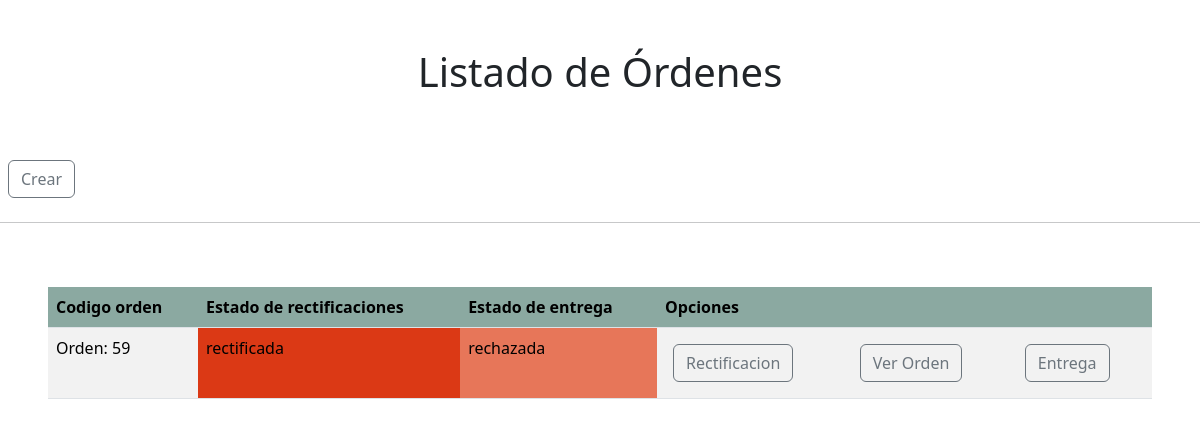
Page /listadoorden on the earlier database version.
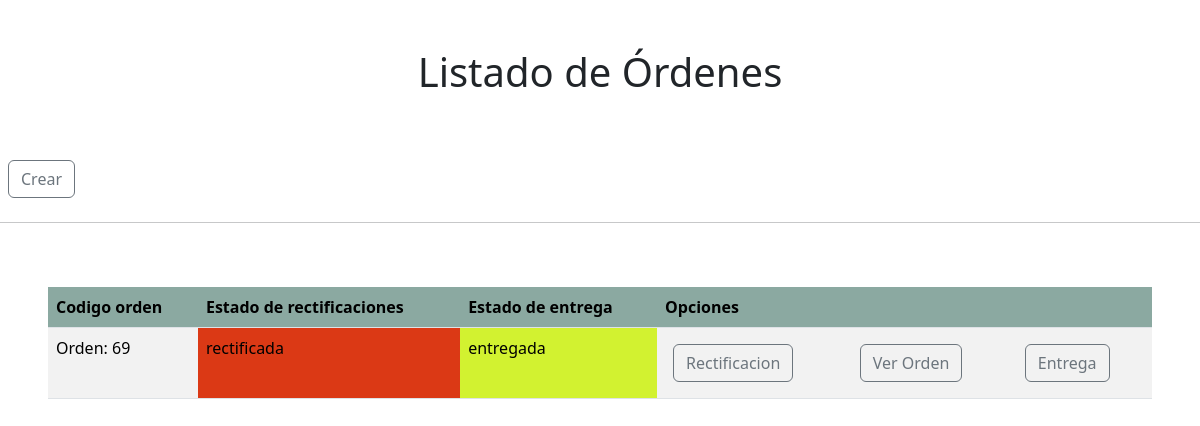
Same page on the later database version.
### app/models.py (models this page shows, shortened)
class orden(models.Model):
    id = models.AutoField(primary_key=True)
    nombrevendedor = models.CharField(max_length=90)
    rutvendedor = models.CharField(max_length=9)
    nombreempresa = models.CharField(max_length=90)
    direccionv = models.CharField(max_length=90)
    telefonov = models.IntegerField(default=0)
    correovendedor = models.CharField(max_length=90)
    nombrecliente = models.CharField(max_length=90)
    rutcliente = models.CharField(max_length=9)
    direccioncliente = models.CharField(max_length=90)
    correo = models.CharField(max_length=90)
    telefonoc = models.IntegerField(default=0)
    valorNeto= models.IntegerField(default=0)
    iva = models.IntegerField(default=0)
    valorenvio = models.IntegerField(default=0)
    TotalAPagar = models.IntegerField(default=0)
    ESTADO_CHOICES = (
        ('creada', 'creada'),
        ('rectificada', 'Rectificada'),
    )
    ESTADOENTREGA_CHOICES = (
        ('por entregar', 'por entregar'),
        ('entregada', 'entregada'),
        ('rechazada', 'rechazada'),
        ('anulada', 'Anulada'),#prueba
    )
    estado = models.CharField(max_length=20, choices=ESTADO_CHOICES, default='creada')
    estadoentrega=models.CharField(max_length=20, choices=ESTADOENTREGA_CHOICES, default='por entregar')
    motivo_rechazo = models.TextField(blank=True, null=True)
    direccion_entrega = models.CharField(max_length=255, blank=True, null=True)
    rut_receptor = models.CharField(max_length=12, blank=True, null=True)
    foto_entrega = models.ImageField(upload_to='fotos_entrega/', blank=True, null=True)

### app/views.py (the view, shortened to what this page needs)
# urls.py: path('listadoorden',listadoorden,name='listadoorden'),
def listadoorden(request):
    ordenes = orden.objects.all()  # Obtener todas las órdenes
    return render(request, 'listadoorden.html', {'ordenes': ordenes})

### app/templates/listadoorden.html (shortened to what this page needs)
<!DOCTYPE html>
<html lang="en">
<head>
  <link href="https://cdn.jsdelivr.net/npm/bootstrap@5.3.3/dist/css/bootstrap.min.css" rel="stylesheet"
>
</head>
<body>
  <h1 style="text-align: center;" class="p-5">Listado de Órdenes</h1>
  <div  class="p-2">
    <button type="button" class="btn btn-outline-secondary " onclick="window.location.href='{% url 'crearorden' %}'">Crear</button>
  </div>
  <hr>
  <div class="p-5">
    <table class="table table-striped">
      <thead>
        <tr>
          <th scope="col" style="background-color: rgb(139, 169, 161);">Codigo orden</th>
          <th scope="col" style="background-color: rgb(139, 169, 161);">Estado de rectificaciones</th>
          <th scope="col" style="background-color: rgb(139, 169, 161);">Estado de entrega</th>
          <th scope="col" style="background-color: rgb(139, 169, 161);">Opciones</th>
          <th style="background-color: rgb(139, 169, 161);"></th>
          <th style="background-color: rgb(139, 169, 161);"></th>
        </tr>
      </thead>
      <tbody>
        {% for orden in ordenes %}
        <tr>
          <td>Orden: {{ orden.id }}</td>
          <td style="
          {% if orden.estado  == 'creada' %} background-color: rgb(231, 215, 22 );
          {% elif orden.estado  == 'rectificada' %} background-color: rgb(231, 60, 22);
          {% endif %} ">{{ orden.estado }}</td>
          <td style="
              {% if orden.estadoentrega == 'por entregar' %} background-color: rgb(199, 244, 241);
              {% elif orden.estadoentrega == 'entregada' %} background-color: rgb(221, 255, 51);
              {% elif orden.estadoentrega == 'rechazada' %} background-color:  rgb(243, 124, 94 );
              {% elif orden.estadoentrega == 'anulada' %} background-color: rgb(232, 166, 87 );
              {% endif %} ">{{ orden.estadoentrega }}</td>
          <td>
            <div class="p-2">
              <button type="button" class="btn btn-outline-secondary" onclick="window.location.href='{% url 'rectificacion' orden.id %}'">Rectificacion</button>
            </div>
          </td>
          <td>
            <div class="p-2">
              <button type="button" class="btn btn-outline-secondary" onclick="window.location.href='{% url 'detalleorden' orden.id %}'">Ver Orden</button>
            </div>
          </td>
          <td>
            <div class="p-2">
              <button type="button" class="btn btn-outline-secondary" onclick="window.location.href='{% url 'entrega' orden.id %}'">Entrega</button>
            </div>
          </td>
        </tr>
        {% endfor %}
      </tbody>
    </table>
  </div>
</body>
</html>

Differences in the rows shown:
removed orden: id "59", estado "rectificada", estadoentrega "rechazada"
added orden: id "69", estado "rectificada", estadoentrega "entregada"
